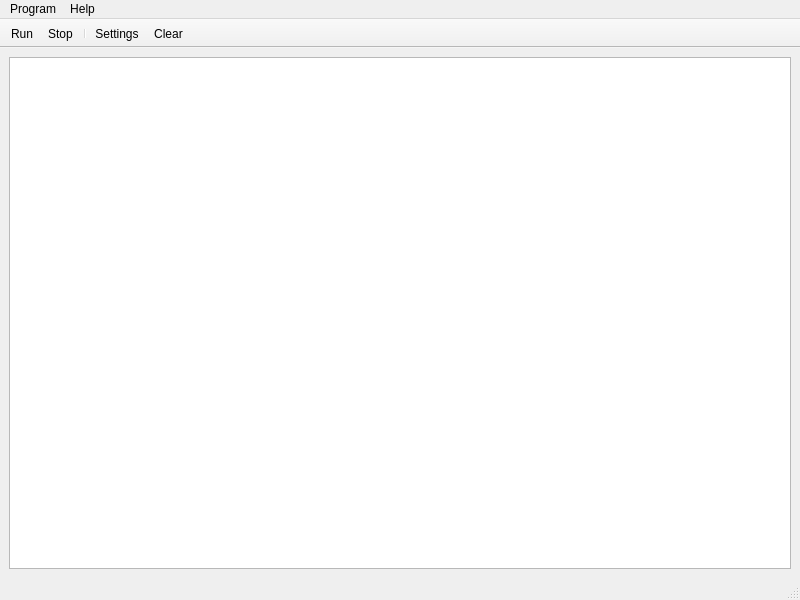
<?xml version="1.0" encoding="UTF-8"?>
<ui version="4.0">
 <class>MainWindow</class>
 <widget class="QMainWindow" name="MainWindow">
  <property name="geometry">
   <rect>
    <x>0</x>
    <y>0</y>
    <width>800</width>
    <height>600</height>
   </rect>
  </property>
  <property name="windowTitle">
   <string>Worker thread example</string>
  </property>
  <property name="windowIcon">
   <iconset theme="system-run">
    <normaloff>.</normaloff>.</iconset>
  </property>
  <widget class="QWidget" name="centralwidget">
   <layout class="QGridLayout" name="gridLayout">
    <item row="0" column="0">
     <widget class="QTextBrowser" name="textBrowser"/>
    </item>
   </layout>
  </widget>
  <widget class="QStatusBar" name="statusbar"/>
  <widget class="QToolBar" name="toolBar">
   <property name="windowTitle">
    <string>Tools</string>
   </property>
   <property name="movable">
    <bool>false</bool>
   </property>
   <property name="toolButtonStyle">
    <enum>Qt::ToolButtonTextBesideIcon</enum>
   </property>
   <property name="floatable">
    <bool>false</bool>
   </property>
   <attribute name="toolBarArea">
    <enum>TopToolBarArea</enum>
   </attribute>
   <attribute name="toolBarBreak">
    <bool>false</bool>
   </attribute>
   <addaction name="actionRun"/>
   <addaction name="actionStop"/>
   <addaction name="separator"/>
   <addaction name="actionSettings"/>
   <addaction name="actionClear"/>
  </widget>
  <widget class="QMenuBar" name="menuBar">
   <property name="geometry">
    <rect>
     <x>0</x>
     <y>0</y>
     <width>800</width>
     <height>21</height>
    </rect>
   </property>
   <widget class="QMenu" name="menuProgram">
    <property name="title">
     <string>Program</string>
    </property>
    <addaction name="actionRun"/>
    <addaction name="actionStop"/>
    <addaction name="separator"/>
    <addaction name="actionSettings"/>
    <addaction name="separator"/>
    <addaction name="actionExit"/>
   </widget>
   <widget class="QMenu" name="menuHelp">
    <property name="title">
     <string>Help</string>
    </property>
    <addaction name="actionAbout"/>
    <addaction name="actionAboutQt"/>
   </widget>
   <addaction name="menuProgram"/>
   <addaction name="menuHelp"/>
  </widget>
  <widget class="QToolBar" name="spinBar">
   <property name="windowTitle">
    <string>Settings</string>
   </property>
   <property name="layoutDirection">
    <enum>Qt::RightToLeft</enum>
   </property>
   <property name="movable">
    <bool>false</bool>
   </property>
   <property name="floatable">
    <bool>false</bool>
   </property>
   <attribute name="toolBarArea">
    <enum>TopToolBarArea</enum>
   </attribute>
   <attribute name="toolBarBreak">
    <bool>false</bool>
   </attribute>
  </widget>
  <action name="actionRun">
   <property name="icon">
    <iconset theme="media-playback-start">
     <normaloff>.</normaloff>.</iconset>
   </property>
   <property name="text">
    <string>Run</string>
   </property>
   <property name="shortcut">
    <string>Ctrl+R</string>
   </property>
  </action>
  <action name="actionStop">
   <property name="icon">
    <iconset theme="process-stop">
     <normaloff>.</normaloff>.</iconset>
   </property>
   <property name="text">
    <string>Stop</string>
   </property>
   <property name="shortcut">
    <string>Ctrl+D</string>
   </property>
  </action>
  <action name="actionExit">
   <property name="icon">
    <iconset theme="application-exit">
     <normaloff>.</normaloff>.</iconset>
   </property>
   <property name="text">
    <string>Exit</string>
   </property>
   <property name="shortcut">
    <string>Ctrl+Q</string>
   </property>
  </action>
  <action name="actionAbout">
   <property name="icon">
    <iconset theme="help-about">
     <normaloff>.</normaloff>.</iconset>
   </property>
   <property name="text">
    <string>About</string>
   </property>
   <property name="shortcut">
    <string>F1</string>
   </property>
  </action>
  <action name="actionSettings">
   <property name="icon">
    <iconset theme="preferences-system">
     <normaloff>.</normaloff>.</iconset>
   </property>
   <property name="text">
    <string>Settings</string>
   </property>
  </action>
  <action name="actionClear">
   <property name="icon">
    <iconset theme="edit-clear">
     <normaloff>.</normaloff>.</iconset>
   </property>
   <property name="text">
    <string>Clear</string>
   </property>
   <property name="shortcut">
    <string>F5</string>
   </property>
  </action>
  <action name="actionAboutQt">
   <property name="icon">
    <iconset theme="dialog-information"/>
   </property>
   <property name="text">
    <string>About Qt</string>
   </property>
  </action>
 </widget>
 <resources/>
 <connections>
  <connection>
   <sender>actionExit</sender>
   <signal>triggered()</signal>
   <receiver>MainWindow</receiver>
   <slot>close()</slot>
   <hints>
    <hint type="sourcelabel">
     <x>-1</x>
     <y>-1</y>
    </hint>
    <hint type="destinationlabel">
     <x>399</x>
     <y>299</y>
    </hint>
   </hints>
  </connection>
 </connections>
</ui>
